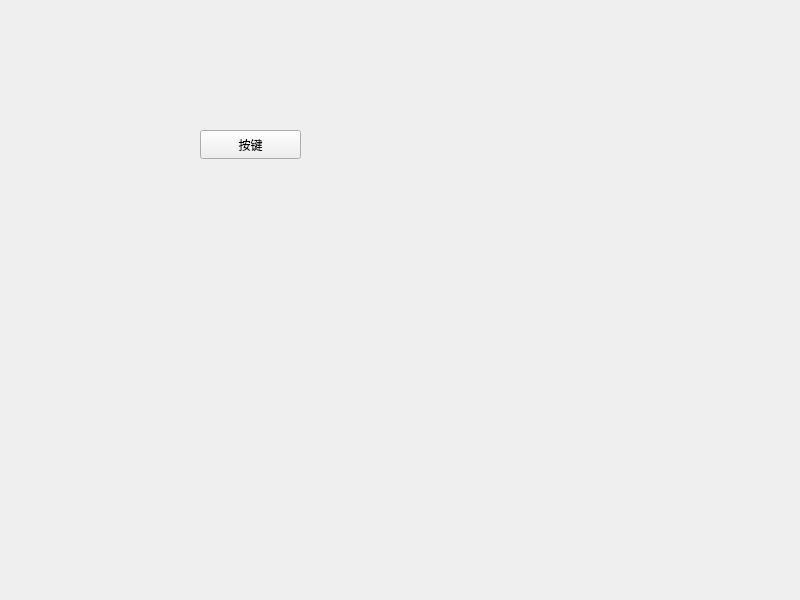
<?xml version="1.0" encoding="UTF-8"?>
<ui version="4.0">
 <class>Widget</class>
 <widget class="QWidget" name="Widget">
  <property name="geometry">
   <rect>
    <x>0</x>
    <y>0</y>
    <width>800</width>
    <height>600</height>
   </rect>
  </property>
  <property name="windowTitle">
   <string>Widget</string>
  </property>
  <widget class="QPushButton" name="pushButton">
   <property name="geometry">
    <rect>
     <x>200</x>
     <y>130</y>
     <width>101</width>
     <height>29</height>
    </rect>
   </property>
   <property name="text">
    <string>按键</string>
   </property>
  </widget>
 </widget>
 <resources/>
 <connections/>
</ui>
